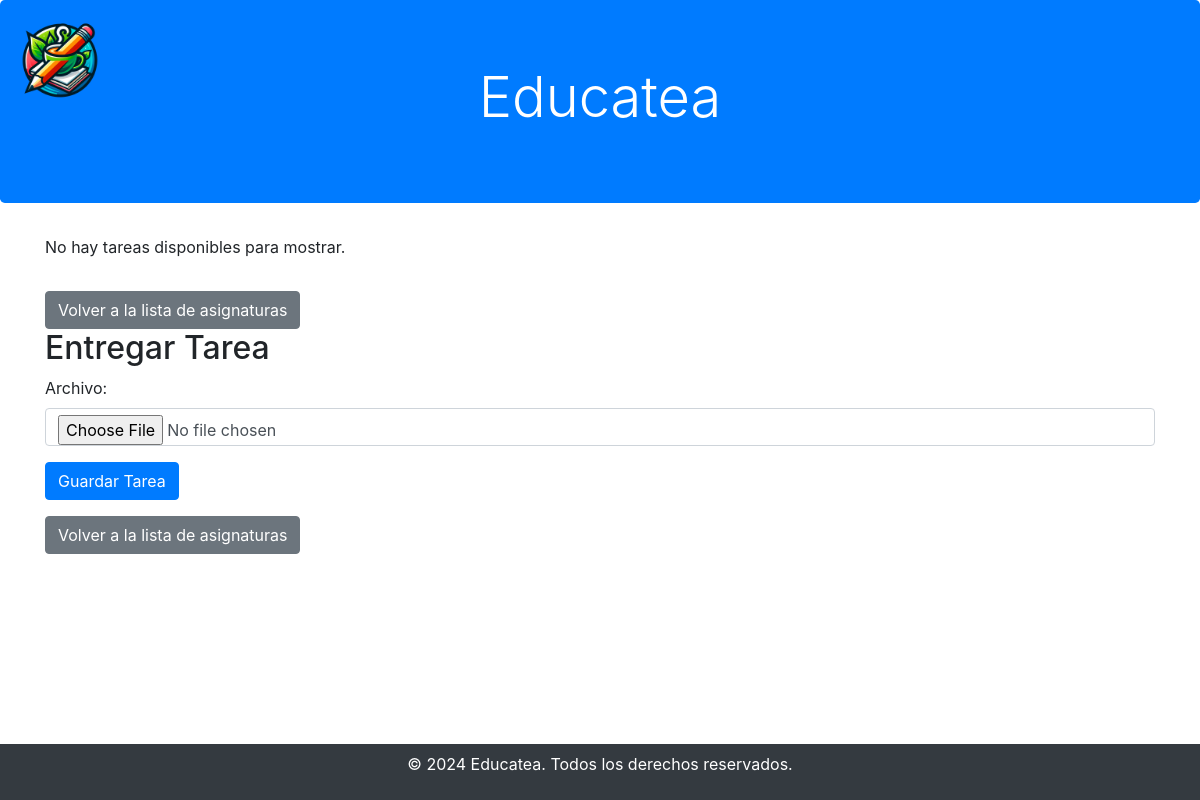
The app's page /Educatea/Alumno/Asignaturas/asignatura.php?id=14 (signed in), older data.
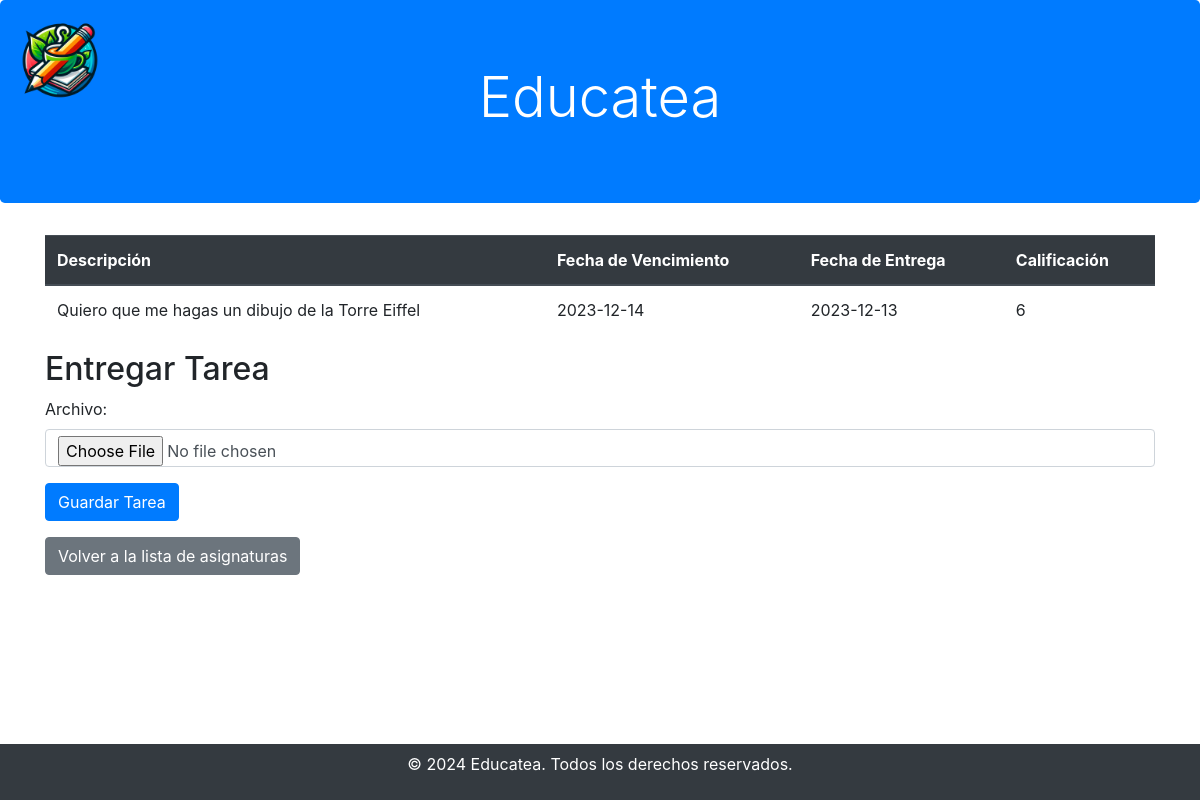
The same page, newer data.
### tables this page shows
CREATE TABLE `tareas_usuarios` (
  `id` int(11) NOT NULL,
  `tarea_id` int(11) DEFAULT NULL,
  `usuario_id` int(11) DEFAULT NULL,
  `calificacion` double DEFAULT NULL,
  `url` varchar(255) NOT NULL,
  `fecha_entrega` date NOT NULL
);

CREATE TABLE `tareas` (
  `tarea_id` int(11) NOT NULL,
  `descripcion_tarea` text NOT NULL,
  `fecha_vencimiento` date NOT NULL,
  `usuario_id` int(11) DEFAULT NULL,
  `clase_id` int(11) DEFAULT NULL,
  `asignatura_id` int(11) DEFAULT NULL
);

### Educatea/Alumno/Asignaturas/asignatura.php (the view, shortened to what this page needs)
<?php
$conexion = conexion();
if (isset($_GET['id'])) {
    $id_asignatura = $_GET['id'];
    $sql_asignatura = "SELECT * FROM asignaturas WHERE asignatura_id = $id_asignatura";
    $resultado_asignatura = $conexion->query($sql_asignatura);
    if ($fila_asignatura = $resultado_asignatura->fetch_assoc()) {
        $usuario_id = $_SESSION['usuario']['usuario_id'];
        $sql_tareas_alumno = "SELECT t.*, tu.fecha_entrega, tu.calificacion
                              FROM tareas t
                              LEFT JOIN tareas_usuarios tu ON t.tarea_id = tu.tarea_id AND tu.usuario_id = $usuario_id
                              WHERE t.asignatura_id = $id_asignatura";
        $resultado_tareas_alumno = $conexion->query($sql_tareas_alumno);
        ?>
        <!DOCTYPE html>
        <html lang="en">
        <head>
            <link href="https://maxcdn.bootstrapcdn.com/bootstrap/4.5.2/css/bootstrap.min.css" rel="stylesheet">
        </head>
        <body>
            <div class="jumbotron bg-primary text-center text-white">
            <img src="../../img/Logo_educatea.png" alt="Logo de Educatea" style="position: absolute; top: 10px; left: 10px; max-width: 100px; max-height: 100px;">
                <h1 class="display-4">Educatea</h1>
            </div>
            <div class="container mt-4">
                <?php
                if ($resultado_tareas_alumno->num_rows > 0) {
                    echo "<table class='table'>";
                    echo "<thead class='thead-dark'><tr><th>Descripción</th><th>Fecha de Vencimiento</th><th>Fecha de Entrega</th><th>Calificación</th></tr></thead><tbody>";
                    while ($fila_tarea = $resultado_tareas_alumno->fetch_assoc()) {
                        echo "<tr>";
                        echo "<td>".$fila_tarea["descripcion_tarea"]."</td>";
                        echo "<td>".$fila_tarea["fecha_vencimiento"]."</td>";
                        echo "<td>".($fila_tarea["fecha_entrega"] ?: "No entregado")."</td>";
                        echo "<td>".($fila_tarea["calificacion"] ?: "No calificado")."</td>";
                        echo "</tr>";
                    }
                    echo "</tbody></table>";
                } else {
                    echo "<p>No hay tareas disponibles para mostrar.</p>";
                    echo " <a href='../Asignatura_alum.php' class='btn btn-secondary mt-3'>Volver a la lista de asignaturas</a>";
                }
                ?>
                <form action="../tarea/procesar_tarea.php?id=<?php echo $id_asignatura; ?>" method="post" enctype="multipart/form-data">
                    <h2>Entregar Tarea</h2>
                    <div class="form-group">
                        <label for="archivo">Archivo:</label>
                        <input type="file" class="form-control" name="archivo" required>
                    </div>
                    <button type="submit" class="btn btn-primary">Guardar Tarea</button>
                </form>
                <a href="../Asignatura_alum.php " class="btn btn-secondary mt-3">Volver a la lista de asignaturas</a>
            </div>
    <footer class="fixed-bottom bg-dark text-white text-center p-2">
        <p>&copy; 2024 Educatea. Todos los derechos reservados.</p>
    </footer>
        </body>
        </html>
        <?php
    } else {
        echo "No se encontraron detalles de la asignatura.";
    }
} else {
    echo "ID de asignatura no válido.";
}
?>

Row changes from the older to the newer data that the page shows:
added tareas_usuarios: tarea.descripcion_tarea "Quiero que me hagas un dibujo de la Torre Eiffel", tarea.fecha_vencimiento "2023-12-14", fecha_entrega "2023-12-13", calificacion "6"
Text that changed along with them:
text no longer shown: "No hay tareas disponibles para mostrar. Volver a la lista de asignaturas"
text now shown: "Descripción Fecha de Vencimiento Fecha de Entrega Calificación"
